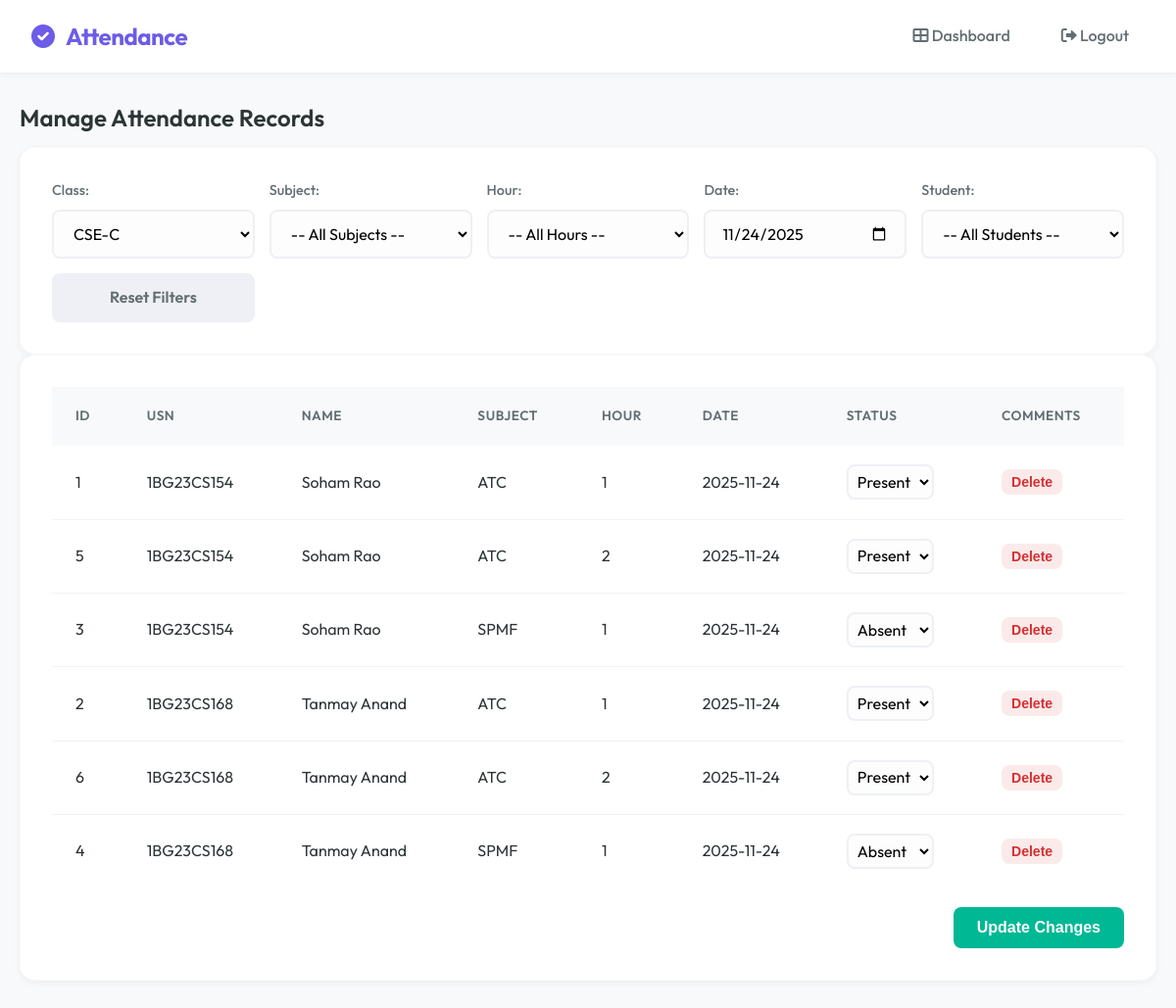
The app's page /admin/attendance?class_id=3 (signed in), older data.
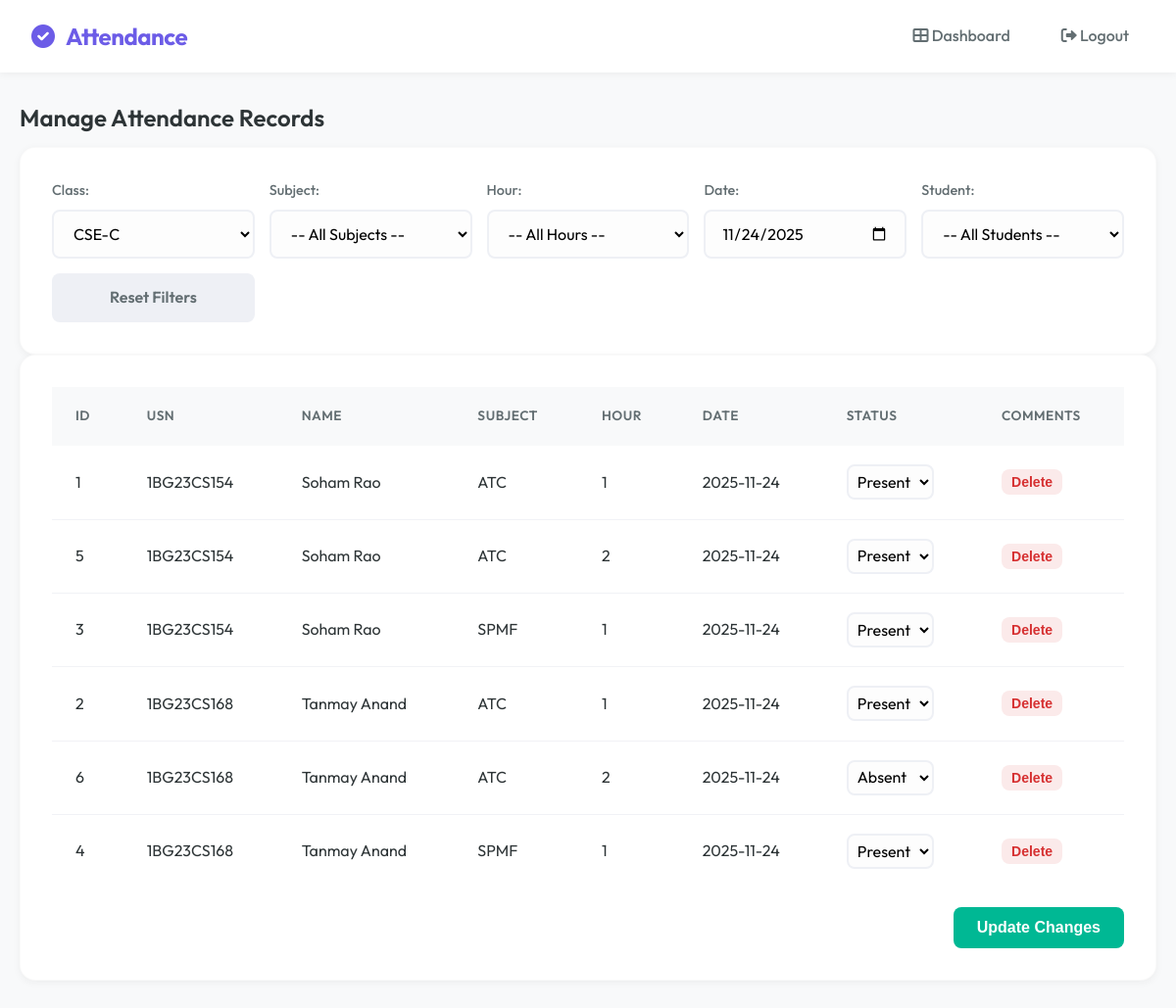
The same page, newer data.
### tables this page shows
CREATE TABLE attendance (
        id INTEGER PRIMARY KEY AUTOINCREMENT,
        student_id INTEGER,
        subject TEXT,
        date TEXT,
        status TEXT,
        hour INTEGER,
        previous_hash TEXT,
        current_hash TEXT
    );

CREATE TABLE students (
        id INTEGER PRIMARY KEY AUTOINCREMENT,
        usn TEXT UNIQUE,
        name TEXT,
        dob TEXT,
        class_id INTEGER,
        face_encoding BLOB
    );

### app.py (the view, shortened to what this page needs)
@app.route("/admin/attendance", methods=["GET", "POST"])
def admin_attendance():
    role = session.get("role")
    if role not in ["admin", "teacher"]:
        return "Unauthorized", 403
    conn = sqlite3.connect('attendance.db')
    c = conn.cursor()
    class_id = request.args.get("class_id")
    subject = request.args.get("subject")
    hour = request.args.get("hour")
    date = request.args.get("date", datetime.date.today().strftime("%Y-%m-%d"))
    student_id = request.args.get("student_id")
    try:
        class_id_int = int(class_id) if class_id else None
    except:
        class_id_int = None
    if role == "teacher":
        teacher_id = session["username"]
        c.execute("""
            SELECT DISTINCT c.id, c.class_name
            FROM classes c
            JOIN teacher_assignments ta ON c.id = ta.class_id
            WHERE ta.teacher_id=?
        """, (teacher_id,))
    else:
        c.execute("SELECT id, class_name FROM classes")
    classes = c.fetchall()
    subjects = []
    students_list = []
    attendance_records = []
    if class_id_int:
        if role == "teacher":
            teacher_id = session["username"]
            c.execute("""
                SELECT subject FROM teacher_assignments
                WHERE teacher_id=? AND class_id=?
                ORDER BY subject
            """, (teacher_id, class_id_int))
        else:
            c.execute("SELECT name FROM subjects WHERE class_id=? ORDER BY name", (class_id_int,))
        subjects = [s[0] for s in c.fetchall()]
        c.execute("SELECT id, usn, name FROM students WHERE class_id=? ORDER BY name", (class_id_int,))
        students_list = c.fetchall()
        if subject:
            query = """SELECT attendance.id, students.usn, students.name, attendance.subject, attendance.hour,
                              attendance.date, attendance.status
                       FROM attendance
                       JOIN students ON attendance.student_id = students.id
                       WHERE students.class_id=? AND attendance.subject=? AND attendance.date=?"""
            params = [class_id_int, subject, date]
            if hour:
                query += " AND attendance.hour=?"
                params.append(hour)
        else:
            query = """SELECT attendance.id, students.usn, students.name, attendance.subject, attendance.hour,
                              attendance.date, attendance.status
                       FROM attendance
                       JOIN students ON attendance.student_id = students.id
                       WHERE students.class_id=? AND attendance.date=?"""
            params = [class_id_int, date]
            if hour:
                query += " AND attendance.hour=?"
                params.append(hour)
        if student_id:
            query += " AND students.id=?"
            params.append(student_id)
        query += " ORDER BY students.usn, attendance.subject, attendance.hour"
        c.execute(query, params)
        attendance_records = c.fetchall()
        c.execute("""
            SELECT DISTINCT attendance_id
            FROM pending_attendance_changes
            WHERE attendance_id IN (SELECT id FROM attendance WHERE student_id IN
                (SELECT id FROM students WHERE class_id=?))
        """, (class_id_int,))
        pending_ids = {row[0] for row in c.fetchall()}
    conn.close()
    return render_template(
        "admin_attendance.html",
        classes=classes,
        subjects=subjects,
        students_list=students_list,
        attendance_records=attendance_records,
        selected_class=class_id_int,
        selected_subject=subject,
        selected_hour=hour,
        selected_date=date,
        selected_student=int(student_id) if student_id else None,
        pending_ids=pending_ids if class_id_int else set()
    )

### templates/admin_attendance.html (shortened to what the changed rows need)
{% extends "base.html" %}
{% block content %}
<h2>Manage Attendance Records</h2>
{% if attendance_records %}
<div class="card">
    <form method="POST"
        action="/admin/attendance?class_id={{ selected_class or '' }}&subject={{ selected_subject or '' }}&hour={{ selected_hour or '' }}&date={{ selected_date or '' }}&student_id={{ selected_student or '' }}">
        <table>
            <thead>
                <tr>
                    <th>ID</th>
                    <th>USN</th>
                    <th>Name</th>
                    <th>Subject</th>
                    <th>Hour</th>
                    <th>Date</th>
                    <th>Status</th>
                    <th>Comments</th>
                </tr>
            </thead>
            <tbody>
                {% for record in attendance_records %}
                <tr {% if record[0] in pending_ids %}class="pending-change"{% endif %}>
                    <td>{{ record[0] }}</td>
                    <td>{{ record[1] }}</td>
                    <td>{{ record[2] }}</td>
                    <td>{{ record[3] }}</td>
                    <td>{{ record[4] }}</td>
                    <td>{{ record[5] }}</td>
                    <td>
                        <select name="status_{{ record[0] }}" class="status-select"
                            data-original-status="{{ record[6] }}" data-row-id="{{ record[0] }}"
                            onchange="highlightChangedRow(this)" style="padding: 5px; width: auto;">
                            <option value="Present" {% if record[6]=='Present' %}selected{% endif %}>Present</option>
                            <option value="Absent" {% if record[6]=='Absent' %}selected{% endif %}>Absent</option>
                        </select>
                    </td>
                    <td>
                        {% if session['role'] == 'teacher' %}
                        <textarea name="individual_{{ record[0] }}" class="individual-comment-input"
                            placeholder="Individual comment (optional)" rows="2" disabled
                            style="width: 100%; padding: 5px; font-size: 0.9rem; resize: vertical;"></textarea>
                        {% elif session['role'] == 'admin' %}
                        <button type="submit" formaction="/delete_attendance/{{ record[0] }}" class="btn btn-danger"
                            style="padding: 5px 10px; font-size: 14px;">Delete</button>
                        {% endif %}
                    </td>
                </tr>
                {% endfor %}
            </tbody>
        </table>
    </form>
</div>
{% else %}
<div class="alert alert-info">
    <i class="fas fa-info-circle"></i> No attendance records found for the selected filters.
</div>
{% endif %}
{% endblock %}

Row changes from the older to the newer data that the page shows:
changed attendance id 3: status+id "Absent" → "Present"
changed attendance id 6: status+id "Present" → "Absent"
changed attendance id 4: status+id "Absent" → "Present"
